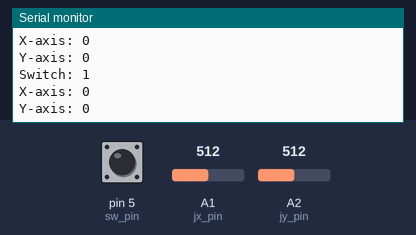
The sketch below on a simulated Arduino Mega 2560, built with avr-gcc and run on an emulated ATmega2560. Shown: the last lines printed to the serial monitor. Inputs (shaded band) come from the test bench; at power-on: A1 (jx_pin) = 512, A2 (jy_pin) = 512, pin 5 (sw_pin) HIGH.

Above: at 1.3 s.
1.4 s: A1 (jx_pin) set to 306
At 1.67 s:
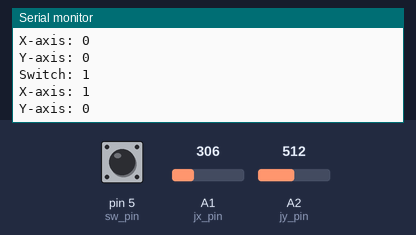
2.9 s: A2 (jy_pin) set to 306
At 3.08 s:
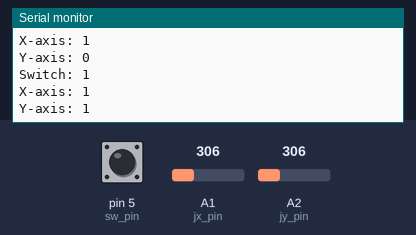
4.4 s: pin 5 (sw_pin) pulled LOW for 0.25 s
6.1 s: A1 (jx_pin) set to 1023
At 6.29 s:
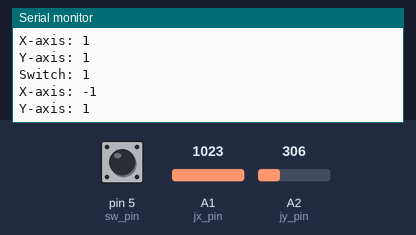
7.6 s: A2 (jy_pin) set to 1023
At 7.9 s:
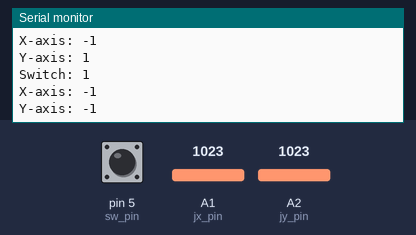
Timing chart, 0 to 10.1 s (numbered marks = the images above; inputs shaded):
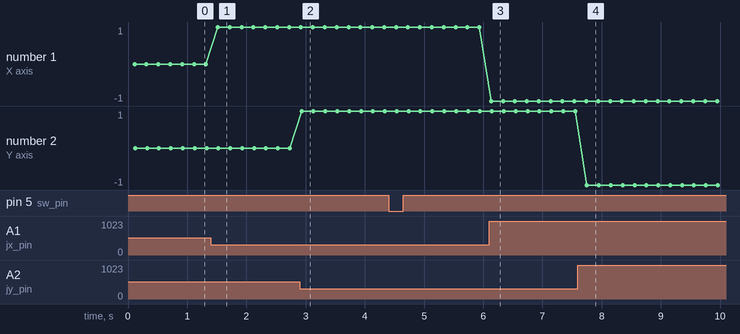

Measured:
- after the input at 1.4 s, the serial monitor: prints a new line after 0.12 s (image 1)
- after the input at 2.9 s, the serial monitor: prints a new line at once (image 2)
- after the input at 6.1 s, the serial monitor: prints a new line at once (image 3)
- after the input at 7.6 s, the serial monitor: prints a new line after 0.15 s (image 4)
- plotted number 1: 1 → -1 after the input at 6.1 s

The sketch:

joy_test.ino
```cpp
//#include <Servo.h>

//Servo P16;  // create servo object for controlling servo
                // max 8 servos can be created

int jx_pin = A1; //pin for joy stick x axis   A1 pin
int jy_pin = A2;  //pin for joy stick y axis    A2 pin
int sw_pin = 5;
int sw_val;
int jx_val;
int jy_val;
int valmap_x;
int valmap_y;
//int speed = 1;
//int pos = 0;    // variable to store servo position
//int P16_pin = 9;  // servo pin for P16 lin actuator


void setup() {
  // put your setup code here, to run once:
    Serial.begin(9600);
    pinMode(sw_pin, INPUT);
    pinMode(jx_pin, INPUT);
    pinMode(jy_pin, INPUT);
    //    P16.attach(P16_pin, 544, 2400);  // attached pin number on Teensy as defined above
//    P16.write(pos);
//    Serial.print("Angle Read %d\r\n", P16.read());
    delay(100);
}

void loop() {

  sw_val = digitalRead(sw_pin);
  jx_val = analogRead(jx_pin);
  jy_val = analogRead(jy_pin);
  //valmap_x = map(jx_val, 0, 1023, -512, 512);
  //valmap_y = map(jy_val, 0, 1023, -512, 512);
  //valmap_x = map(jx_val, 0, 1023, 0, 180);    //map values to servo angles
  //valmap_y = map(jy_val, 0, 1023, 0, 180);
  valmap_x = map(jx_val, 0, 1023, 1, -1);   //for digital like control (directional only
  valmap_y = map(jy_val, 0, 1023, 1, -1);

  Serial.print("Switch: ");
  Serial.print(sw_val);
  Serial.print("\n");
  Serial.print("X-axis: ");
  Serial.print(valmap_x);
  Serial.print("\n");
  Serial.print("Y-axis: ");
  Serial.print(valmap_y);
  Serial.print("\n\n");

//  Serial.printf("Angle Read %d\r\n\n", P16.read());
  delay(200);

}
```
